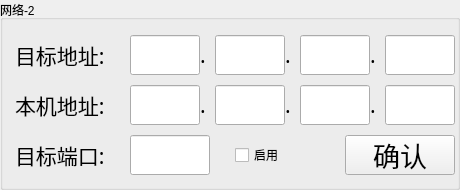
  <widget class="QGroupBox" name="gBoxAble_2">
   <property name="enabled">
    <bool>true</bool>
   </property>
   <property name="geometry">
    <rect>
     <x>515</x>
     <y>50</y>
     <width>460</width>
     <height>190</height>
    </rect>
   </property>
   <property name="focusPolicy">
    <enum>Qt::NoFocus</enum>
   </property>
   <property name="title">
    <string>网络-2</string>
   </property>
   <property name="checkable">
    <bool>false</bool>
   </property>
   <property name="checked">
    <bool>false</bool>
   </property>
   <widget class="QLabel" name="lbSpot_12">
    <property name="geometry">
     <rect>
      <x>370</x>
      <y>85</y>
      <width>10</width>
      <height>40</height>
     </rect>
    </property>
    <property name="font">
     <font>
      <family>文泉驿等宽微米黑</family>
      <pointsize>16</pointsize>
      <weight>50</weight>
      <italic>false</italic>
      <bold>false</bold>
     </font>
    </property>
    <property name="text">
     <string>.</string>
    </property>
   </widget>
   <widget class="QLabel" name="lbDesAddr_3">
    <property name="geometry">
     <rect>
      <x>15</x>
      <y>85</y>
      <width>110</width>
      <height>40</height>
     </rect>
    </property>
    <property name="font">
     <font>
      <family>文泉驿等宽微米黑</family>
      <pointsize>16</pointsize>
      <weight>50</weight>
      <italic>false</italic>
      <bold>false</bold>
     </font>
    </property>
    <property name="text">
     <string>本机地址:</string>
    </property>
   </widget>
   <widget class="QLabel" name="lbSpot_10">
    <property name="geometry">
     <rect>
      <x>200</x>
      <y>85</y>
      <width>10</width>
      <height>40</height>
     </rect>
    </property>
    <property name="font">
     <font>
      <family>文泉驿等宽微米黑</family>
      <pointsize>16</pointsize>
      <weight>50</weight>
      <italic>false</italic>
      <bold>false</bold>
     </font>
    </property>
    <property name="text">
     <string>.</string>
    </property>
   </widget>
   <widget class="QLineEdit" name="lineEditHostIP_5">
    <property name="geometry">
     <rect>
      <x>130</x>
      <y>85</y>
      <width>70</width>
      <height>40</height>
     </rect>
    </property>
    <property name="font">
     <font>
      <family>文泉驿等宽微米黑</family>
      <pointsize>16</pointsize>
      <weight>50</weight>
      <italic>false</italic>
      <bold>false</bold>
     </font>
    </property>
    <property name="focusPolicy">
     <enum>Qt::ClickFocus</enum>
    </property>
    <property name="contextMenuPolicy">
     <enum>Qt::NoContextMenu</enum>
    </property>
    <property name="text">
     <string/>
    </property>
    <property name="maxLength">
     <number>3</number>
    </property>
    <property name="echoMode">
     <enum>QLineEdit::Normal</enum>
    </property>
    <property name="alignment">
     <set>Qt::AlignRight|Qt::AlignTrailing|Qt::AlignVCenter</set>
    </property>
   </widget>
   <widget class="QLineEdit" name="lineEditHostIP_6">
    <property name="geometry">
     <rect>
      <x>215</x>
      <y>85</y>
      <width>70</width>
      <height>40</height>
     </rect>
    </property>
    <property name="font">
     <font>
      <family>文泉驿等宽微米黑</family>
      <pointsize>16</pointsize>
      <weight>50</weight>
      <italic>false</italic>
      <bold>false</bold>
     </font>
    </property>
    <property name="focusPolicy">
     <enum>Qt::ClickFocus</enum>
    </property>
    <property name="contextMenuPolicy">
     <enum>Qt::NoContextMenu</enum>
    </property>
    <property name="text">
     <string/>
    </property>
    <property name="maxLength">
     <number>3</number>
    </property>
    <property name="echoMode">
     <enum>QLineEdit::Normal</enum>
    </property>
    <property name="alignment">
     <set>Qt::AlignRight|Qt::AlignTrailing|Qt::AlignVCenter</set>
    </property>
   </widget>
   <widget class="QLineEdit" name="lineEditHostIP_7">
    <property name="geometry">
     <rect>
      <x>300</x>
      <y>85</y>
      <width>70</width>
      <height>40</height>
     </rect>
    </property>
    <property name="font">
     <font>
      <family>文泉驿等宽微米黑</family>
      <pointsize>16</pointsize>
      <weight>50</weight>
      <italic>false</italic>
      <bold>false</bold>
     </font>
    </property>
    <property name="focusPolicy">
     <enum>Qt::ClickFocus</enum>
    </property>
    <property name="contextMenuPolicy">
     <enum>Qt::NoContextMenu</enum>
    </property>
    <property name="text">
     <string/>
    </property>
    <property name="maxLength">
     <number>3</number>
    </property>
    <property name="echoMode">
     <enum>QLineEdit::Normal</enum>
    </property>
    <property name="alignment">
     <set>Qt::AlignRight|Qt::AlignTrailing|Qt::AlignVCenter</set>
    </property>
   </widget>
   <widget class="QLabel" name="lbSpot_11">
    <property name="geometry">
     <rect>
      <x>285</x>
      <y>85</y>
      <width>10</width>
      <height>40</height>
     </rect>
    </property>
    <property name="font">
     <font>
      <family>文泉驿等宽微米黑</family>
      <pointsize>16</pointsize>
      <weight>50</weight>
      <italic>false</italic>
      <bold>false</bold>
     </font>
    </property>
    <property name="text">
     <string>.</string>
    </property>
   </widget>
   <widget class="QLineEdit" name="lineEditHostIP_8">
    <property name="geometry">
     <rect>
      <x>385</x>
      <y>85</y>
      <width>70</width>
      <height>40</height>
     </rect>
    </property>
    <property name="font">
     <font>
      <family>文泉驿等宽微米黑</family>
      <pointsize>16</pointsize>
      <weight>50</weight>
      <italic>false</italic>
      <bold>false</bold>
     </font>
    </property>
    <property name="focusPolicy">
     <enum>Qt::ClickFocus</enum>
    </property>
    <property name="contextMenuPolicy">
     <enum>Qt::NoContextMenu</enum>
    </property>
    <property name="text">
     <string/>
    </property>
    <property name="maxLength">
     <number>3</number>
    </property>
    <property name="echoMode">
     <enum>QLineEdit::Normal</enum>
    </property>
    <property name="alignment">
     <set>Qt::AlignRight|Qt::AlignTrailing|Qt::AlignVCenter</set>
    </property>
   </widget>
   <widget class="QLineEdit" name="lineEditDesIP_5">
    <property name="geometry">
     <rect>
      <x>130</x>
      <y>35</y>
      <width>70</width>
      <height>40</height>
     </rect>
    </property>
    <property name="font">
     <font>
      <family>文泉驿等宽微米黑</family>
      <pointsize>16</pointsize>
      <weight>50</weight>
      <italic>false</italic>
      <bold>false</bold>
     </font>
    </property>
    <property name="focusPolicy">
     <enum>Qt::ClickFocus</enum>
    </property>
    <property name="contextMenuPolicy">
     <enum>Qt::NoContextMenu</enum>
    </property>
    <property name="text">
     <string/>
    </property>
    <property name="maxLength">
     <number>3</number>
    </property>
    <property name="echoMode">
     <enum>QLineEdit::Normal</enum>
    </property>
    <property name="alignment">
     <set>Qt::AlignRight|Qt::AlignTrailing|Qt::AlignVCenter</set>
    </property>
   </widget>
   <widget class="QLineEdit" name="lineEditDesIP_6">
    <property name="geometry">
     <rect>
      <x>215</x>
      <y>35</y>
      <width>70</width>
      <height>40</height>
     </rect>
    </property>
    <property name="font">
     <font>
      <family>文泉驿等宽微米黑</family>
      <pointsize>16</pointsize>
      <weight>50</weight>
      <italic>false</italic>
      <bold>false</bold>
     </font>
    </property>
    <property name="focusPolicy">
     <enum>Qt::ClickFocus</enum>
    </property>
    <property name="contextMenuPolicy">
     <enum>Qt::NoContextMenu</enum>
    </property>
    <property name="text">
     <string/>
    </property>
    <property name="maxLength">
     <number>3</number>
    </property>
    <property name="echoMode">
     <enum>QLineEdit::Normal</enum>
    </property>
    <property name="alignment">
     <set>Qt::AlignRight|Qt::AlignTrailing|Qt::AlignVCenter</set>
    </property>
   </widget>
   <widget class="QLabel" name="lbDesAddr_4">
    <property name="geometry">
     <rect>
      <x>15</x>
      <y>35</y>
      <width>110</width>
      <height>40</height>
     </rect>
    </property>
    <property name="font">
     <font>
      <family>文泉驿等宽微米黑</family>
      <pointsize>16</pointsize>
      <weight>50</weight>
      <italic>false</italic>
      <bold>false</bold>
     </font>
    </property>
    <property name="text">
     <string>目标地址:</string>
    </property>
   </widget>
   <widget class="QLabel" name="lbPort_2">
    <property name="geometry">
     <rect>
      <x>15</x>
      <y>135</y>
      <width>110</width>
      <height>40</height>
     </rect>
    </property>
    <property name="font">
     <font>
      <family>文泉驿等宽微米黑</family>
      <pointsize>16</pointsize>
      <weight>50</weight>
      <italic>false</italic>
      <bold>false</bold>
     </font>
    </property>
    <property name="text">
     <string>目标端口:</string>
    </property>
   </widget>
   <widget class="QLineEdit" name="lineEditPort_2">
    <property name="geometry">
     <rect>
      <x>130</x>
      <y>135</y>
      <width>80</width>
      <height>40</height>
     </rect>
    </property>
    <property name="font">
     <font>
      <family>文泉驿等宽微米黑</family>
      <pointsize>16</pointsize>
      <weight>50</weight>
      <italic>false</italic>
      <bold>false</bold>
     </font>
    </property>
    <property name="focusPolicy">
     <enum>Qt::ClickFocus</enum>
    </property>
    <property name="contextMenuPolicy">
     <enum>Qt::NoContextMenu</enum>
    </property>
    <property name="styleSheet">
     <string notr="true"/>
    </property>
    <property name="text">
     <string/>
    </property>
    <property name="maxLength">
     <number>6</number>
    </property>
    <property name="echoMode">
     <enum>QLineEdit::Normal</enum>
    </property>
    <property name="alignment">
     <set>Qt::AlignRight|Qt::AlignTrailing|Qt::AlignVCenter</set>
    </property>
   </widget>
   <widget class="QLineEdit" name="lineEditDesIP_7">
    <property name="geometry">
     <rect>
      <x>300</x>
      <y>35</y>
      <width>70</width>
      <height>40</height>
     </rect>
    </property>
    <property name="font">
     <font>
      <family>文泉驿等宽微米黑</family>
      <pointsize>16</pointsize>
      <weight>50</weight>
      <italic>false</italic>
      <bold>false</bold>
     </font>
    </property>
    <property name="focusPolicy">
     <enum>Qt::ClickFocus</enum>
    </property>
    <property name="contextMenuPolicy">
     <enum>Qt::NoContextMenu</enum>
    </property>
    <property name="text">
     <string/>
    </property>
    <property name="maxLength">
     <number>3</number>
    </property>
    <property name="echoMode">
     <enum>QLineEdit::Normal</enum>
    </property>
    <property name="alignment">
     <set>Qt::AlignRight|Qt::AlignTrailing|Qt::AlignVCenter</set>
    </property>
   </widget>
   <widget class="QLabel" name="lbSpot_9">
    <property name="geometry">
     <rect>
      <x>370</x>
      <y>35</y>
      <width>10</width>
      <height>40</height>
     </rect>
    </property>
    <property name="font">
     <font>
      <family>文泉驿等宽微米黑</family>
      <pointsize>16</pointsize>
      <weight>50</weight>
      <italic>false</italic>
      <bold>false</bold>
     </font>
    </property>
    <property name="text">
     <string>.</string>
    </property>
   </widget>
   <widget class="QLabel" name="lbSpot_8">
    <property name="geometry">
     <rect>
      <x>285</x>
      <y>35</y>
      <width>10</width>
      <height>40</height>
     </rect>
    </property>
    <property name="font">
     <font>
      <family>文泉驿等宽微米黑</family>
      <pointsize>16</pointsize>
      <weight>50</weight>
      <italic>false</italic>
      <bold>false</bold>
     </font>
    </property>
    <property name="text">
     <string>.</string>
    </property>
   </widget>
   <widget class="QLineEdit" name="lineEditDesIP_8">
    <property name="geometry">
     <rect>
      <x>385</x>
      <y>35</y>
      <width>70</width>
      <height>40</height>
     </rect>
    </property>
    <property name="font">
     <font>
      <family>文泉驿等宽微米黑</family>
      <pointsize>16</pointsize>
      <weight>50</weight>
      <italic>false</italic>
      <bold>false</bold>
     </font>
    </property>
    <property name="focusPolicy">
     <enum>Qt::ClickFocus</enum>
    </property>
    <property name="contextMenuPolicy">
     <enum>Qt::NoContextMenu</enum>
    </property>
    <property name="text">
     <string/>
    </property>
    <property name="maxLength">
     <number>3</number>
    </property>
    <property name="echoMode">
     <enum>QLineEdit::Normal</enum>
    </property>
    <property name="alignment">
     <set>Qt::AlignRight|Qt::AlignTrailing|Qt::AlignVCenter</set>
    </property>
   </widget>
   <widget class="QLabel" name="lbSpot_7">
    <property name="geometry">
     <rect>
      <x>200</x>
      <y>35</y>
      <width>10</width>
      <height>40</height>
     </rect>
    </property>
    <property name="font">
     <font>
      <family>文泉驿等宽微米黑</family>
      <pointsize>16</pointsize>
      <weight>50</weight>
      <italic>false</italic>
      <bold>false</bold>
     </font>
    </property>
    <property name="text">
     <string>.</string>
    </property>
   </widget>
   <widget class="QToolButton" name="tBtnNetWorkOk_2">
    <property name="geometry">
     <rect>
      <x>345</x>
      <y>135</y>
      <width>110</width>
      <height>40</height>
     </rect>
    </property>
    <property name="font">
     <font>
      <family>文泉驿等宽微米黑</family>
      <pointsize>20</pointsize>
      <weight>50</weight>
      <italic>false</italic>
      <bold>false</bold>
     </font>
    </property>
    <property name="focusPolicy">
     <enum>Qt::NoFocus</enum>
    </property>
    <property name="text">
     <string>确认</string>
    </property>
    <property name="icon">
     <iconset resource="../image.qrc">
      <normaloff>:/Image/ok.png</normaloff>:/Image/ok.png</iconset>
    </property>
    <property name="iconSize">
     <size>
      <width>30</width>
      <height>30</height>
     </size>
    </property>
    <property name="toolButtonStyle">
     <enum>Qt::ToolButtonTextBesideIcon</enum>
    </property>
   </widget>
   <widget class="QCheckBox" name="checkBox_2">
    <property name="geometry">
     <rect>
      <x>235</x>
      <y>135</y>
      <width>95</width>
      <height>40</height>
     </rect>
    </property>
    <property name="text">
     <string>启用</string>
    </property>
   </widget>
  </widget>
